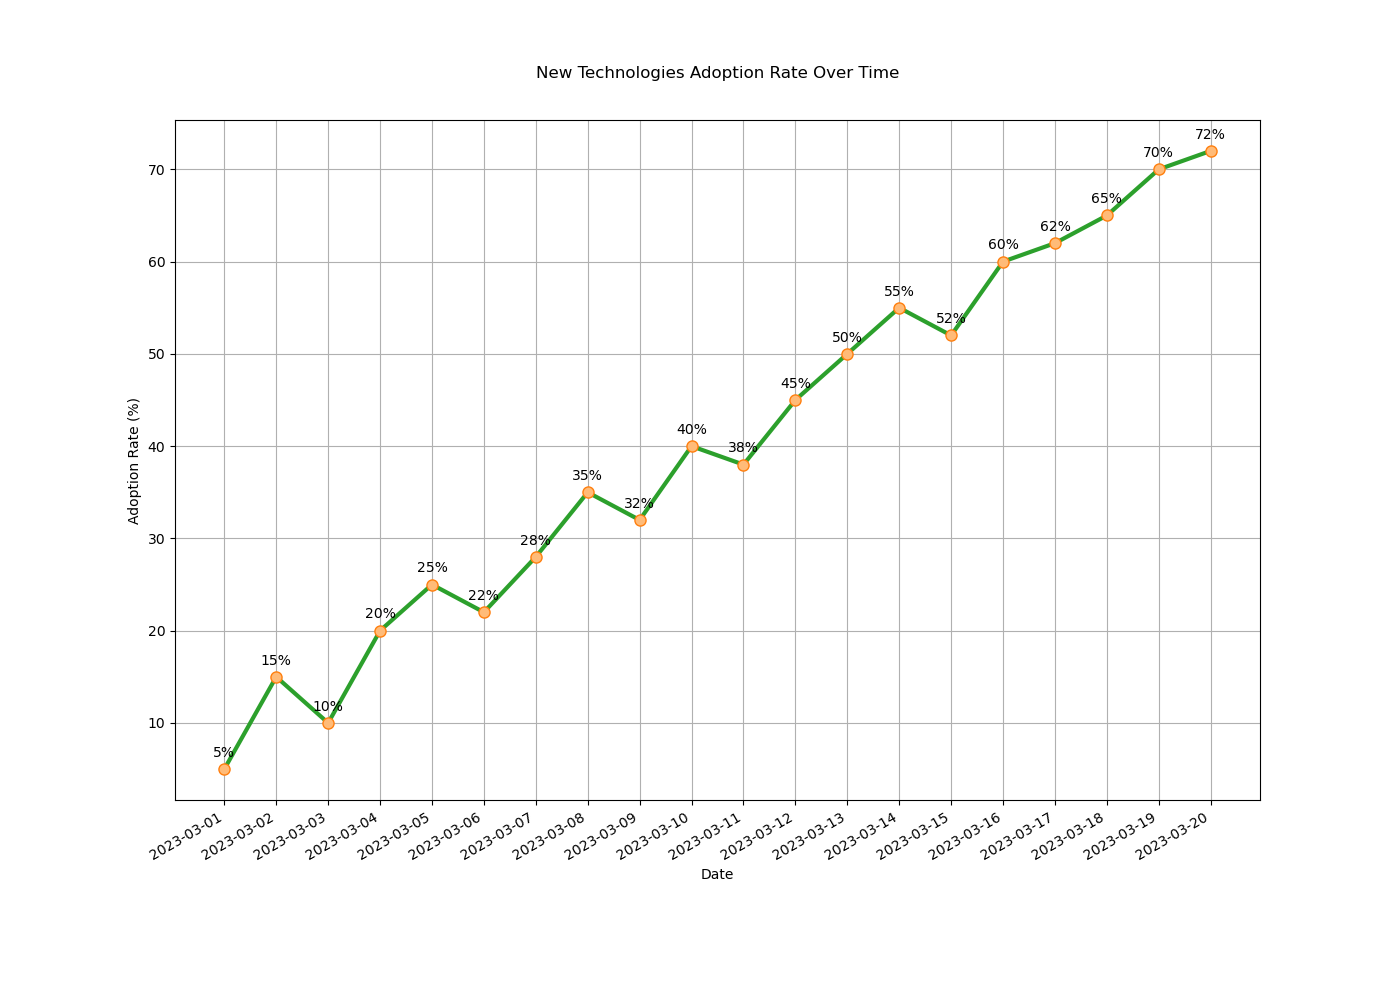

Python code for this plot:

import matplotlib.pyplot as plt
import matplotlib.dates as mdates
from datetime import datetime

data = [
    {'Date': '2023-03-01', 'New Technologies Adoption Rate': 5},
    {'Date': '2023-03-02', 'New Technologies Adoption Rate': 15},
    {'Date': '2023-03-03', 'New Technologies Adoption Rate': 10},
    {'Date': '2023-03-04', 'New Technologies Adoption Rate': 20},
    {'Date': '2023-03-05', 'New Technologies Adoption Rate': 25},
    {'Date': '2023-03-06', 'New Technologies Adoption Rate': 22},
    {'Date': '2023-03-07', 'New Technologies Adoption Rate': 28},
    {'Date': '2023-03-08', 'New Technologies Adoption Rate': 35},
    {'Date': '2023-03-09', 'New Technologies Adoption Rate': 32},
    {'Date': '2023-03-10', 'New Technologies Adoption Rate': 40},
    {'Date': '2023-03-11', 'New Technologies Adoption Rate': 38},
    {'Date': '2023-03-12', 'New Technologies Adoption Rate': 45},
    {'Date': '2023-03-13', 'New Technologies Adoption Rate': 50},
    {'Date': '2023-03-14', 'New Technologies Adoption Rate': 55},
    {'Date': '2023-03-15', 'New Technologies Adoption Rate': 52},
    {'Date': '2023-03-16', 'New Technologies Adoption Rate': 60},
    {'Date': '2023-03-17', 'New Technologies Adoption Rate': 62},
    {'Date': '2023-03-18', 'New Technologies Adoption Rate': 65},
    {'Date': '2023-03-19', 'New Technologies Adoption Rate': 70},
    {'Date': '2023-03-20', 'New Technologies Adoption Rate': 72}
]

dates = [datetime.strptime(item['Date'], "%Y-%m-%d") for item in data]
adoption_rates = [item['New Technologies Adoption Rate'] for item in data]

plt.figure(figsize=(14, 10))

plt.plot(dates, adoption_rates, 
         color='#2ca02c',         # Line color
         linestyle='-',           # Line style
         linewidth=3,             # Line width
         marker='o',              # Marker style
         markersize=8,            # Marker size
         markerfacecolor='#ffbb78', # Marker face color
         markeredgewidth=1,       # Marker edge width
         markeredgecolor='#ff7f0e') # Marker edge color

plt.gca().xaxis.set_major_formatter(mdates.DateFormatter('%Y-%m-%d'))
plt.gca().xaxis.set_major_locator(mdates.DayLocator())

for date, rate in zip(dates, adoption_rates):
    plt.text(date, rate + 1, f'{rate}%', ha='center', va='bottom')

plt.title('New Technologies Adoption Rate Over Time', pad=30)
plt.xlabel('Date')
plt.ylabel('Adoption Rate (%)')

plt.gcf().autofmt_xdate()

plt.grid(True)
plt.show()
